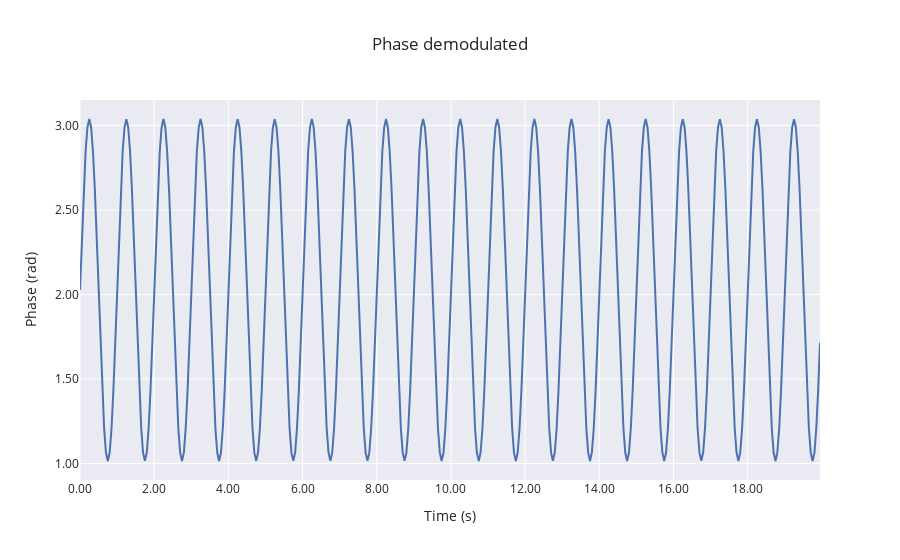

Notebook source saved alongside this figure:
### Markdown cell above
Plot

### Code cell
fig = go.Figure()
fig.add_trace(go.Scatter(
    x=timestamp[0, 0, :],
    y=demod,
))

fig.update_layout(
    title='Phase demodulated',
    xaxis=dict(tickformat='.2f', title='Time (s)'),
    yaxis=dict(tickformat='.2f', title='Phase (rad)'),
)

fig.show()

### Figure 1 — Plotly figure (JSON) as saved in the notebook; plotly's stock layout.template omitted (floating-point values rounded to 4 significant figures; data arrays with more than 128 entries replaced by an {"elided": "..."} marker saying what was removed)
{"data": [{"type": "scatter", "x": {"elided": "400 float values"}, "y": {"elided": "400 float values"}}], "layout": {"title": {"text": "Phase demodulated"}, "xaxis": {"tickformat": ".2f", "title": {"text": "Time (s)"}}, "yaxis": {"tickformat": ".2f", "title": {"text": "Phase (rad)"}}}}
